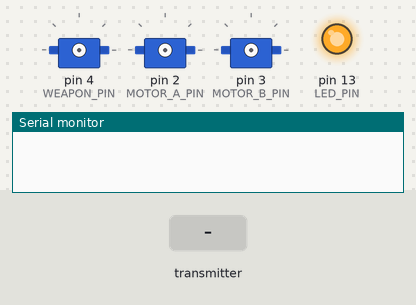
A sketch run on a simulated Arduino Uno, built with avr-gcc and run on an emulated ATmega328P. Shown: 3 × servo, output pins drawn as LEDs (lit = HIGH), the last lines printed to the serial monitor. Dashed ring = blinking. The inputs (shaded band) are chosen by the test bench. No radio packets arrive unless stated.

Above: at 1.2 s.
1.3 s: the transmitter starts sending packet.0 = 256
At 1.78 s:
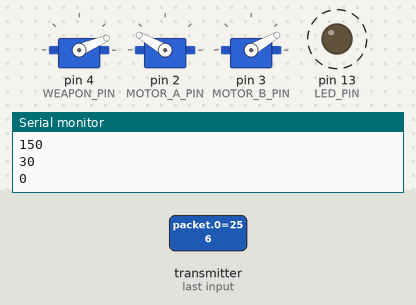
4.3 s: the transmitter starts sending packet.1 = 256
7.3 s: the transmitter starts sending packet.2 = 256
10.3 s: the transmitter starts sending packet.4 = 256
At 11.09 s:
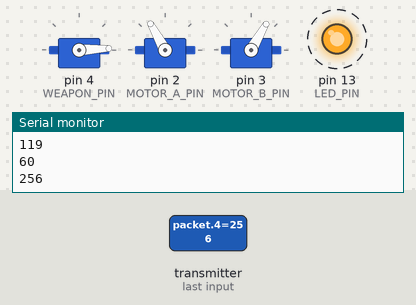
13.3 s: the transmitter starts sending packet.0 = 512
At 13.83 s:
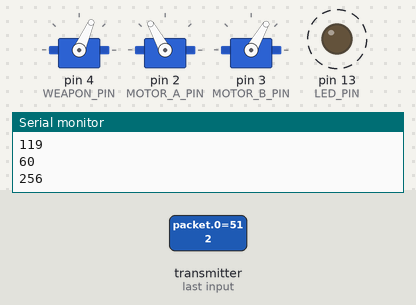
16.3 s: the transmitter starts sending packet.2 = 512
At 20.15 s:
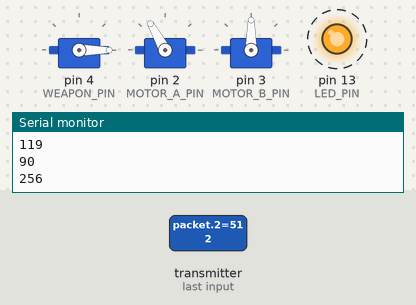
Timing chart, 0 to 22.4 s (numbered marks = the images above; inputs shaded):
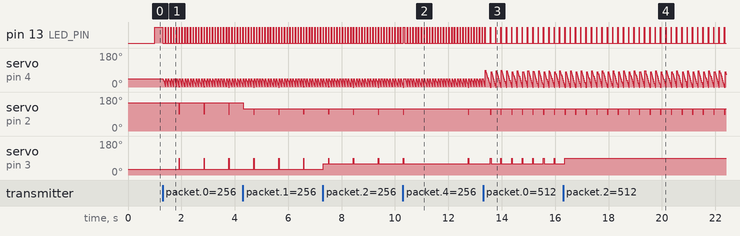

Measured:
- after the input at 1.3 s, pin 13 (LED_PIN): alternates HIGH for 0.01 s and LOW for 0.09 s, starting at once; servo on pin 4 (WEAPON_PIN): ramps from 43° to 0° and jumps back, once every 0.10 s
- after the input at 10.3 s, servo on pin 2 (MOTOR_A_PIN): 119° → 90° after 2.4 s, → 119° 0.01 s later; servo on pin 3 (MOTOR_B_PIN): 60° → 90° after 2.4 s, → 60° 0.01 s later
- after the input at 13.3 s, pin 13 (LED_PIN): alternates HIGH for 0.01 s and LOW for 0.19 s, starting after 0.27 s; servo on pin 2 (MOTOR_A_PIN): alternates 119° for 0.37 s and 90° for 0.03 s, starting after 0.27 s; servo on pin 3 (MOTOR_B_PIN): alternates 90° for 0.03 s and 60° for 0.37 s, starting after 0.27 s
- after the input at 16.3 s, servo on pin 3 (MOTOR_B_PIN): goes on until 16.4 s, then stays 90°

The sketch:

generic_spinner_servo_desc.ino
```cpp
//Include required libraries.
#include <SPI.h>
#include <nRF24L01.h>
#include <RF24.h>
#include <Servo.h>

#define RF_CE 7
#define RF_CSN 8
#define WEAPON_PIN 4
#define MOTOR_A_PIN 2
#define MOTOR_B_PIN 3
#define LED_PIN 13

#define MOTOR_1_MINIMUM_VALUE 30
#define MOTOR_1_MAXIMUM_VALUE 150
#define MOTOR_2_MINIMUM_VALUE 30
#define MOTOR_2_MAXIMUM_VALUE 150
#define INVERT_MOTOR_1 true
#define INVERT_MOTOR_2 false

#define STOP_TIMEOUT 1000

RF24 radio(RF_CE, RF_CSN);  //Attach radio on CE 7 and CSN 8

Servo esc;  //Create esc
Servo motor_a;
Servo motor_b;

int packet[5];  //Initialize the packet

const byte address[6] = "737373";  //Set the radio ID

//Create variables for what to write to the motors
int esc_value;
int motor_1_value;
int motor_2_value;

//Create variables for the failsafe timers
unsigned long timer;
unsigned long last_success;

//For the lag checker
int last_check_value = 0;

void setup() {
  delay(50);           //The receiver has to start AFTER the motor driver does
  Serial.begin(9600);  //Start serial

  pinMode(LED_PIN, OUTPUT);

  radio.begin();  //Start the radio
  radio.openReadingPipe(0, address);
  radio.setDataRate(RF24_250KBPS);  //We don't need high data rate and slower tends to be more reliable
  radio.startListening();           //Start listening for data
}

void loop() {
  timer = millis();
  if (radio.available()) {
    digitalWrite(LED_PIN, 0);
    if (!esc.attached()) {
      esc.attach(WEAPON_PIN);
    }
    if (!motor_a.attached()) {
      motor_a.attach(MOTOR_A_PIN, 1000, 2000);
    }
    if (!motor_b.attached()) {
      motor_b.attach(MOTOR_B_PIN, 1000, 2000);
    }

    //Read
    radio.read(&packet, sizeof(packet));

    //Print all received data.

    if (INVERT_MOTOR_1) {
      motor_1_value = map(packet[1], 1023, 0, MOTOR_1_MINIMUM_VALUE, MOTOR_1_MAXIMUM_VALUE);
    } else {
      motor_1_value = map(packet[1], 0, 1023, MOTOR_1_MINIMUM_VALUE, MOTOR_1_MAXIMUM_VALUE);
    }

    if (INVERT_MOTOR_2) {
      motor_2_value = map(packet[2], 1023, 0, MOTOR_2_MINIMUM_VALUE, MOTOR_2_MAXIMUM_VALUE);
    } else {
      motor_2_value = map(packet[2], 0, 1023, MOTOR_2_MINIMUM_VALUE, MOTOR_2_MAXIMUM_VALUE);
    }

    esc_value = map(packet[0], 10, 1023, 0, 180);


    esc.write(esc_value);
    motor_a.write(motor_1_value);
    motor_b.write(motor_2_value);

    Serial.println(esc_value);
    Serial.println(motor_1_value);
    Serial.println(motor_2_value);
    Serial.println(packet[4]);

    if (packet[4] == last_check_value) {
      //Detach both drive ESCs instantly.
      //Slowly throttle down the weapon motor
      for (int esc_stop = esc_value; esc_stop >= 0; esc_stop--) {
        esc.write(esc_stop);
        delay(2);
      }
      motor_a.write(90);
      motor_b.write(90);
      esc.detach();      //Detach the weapon ESC.
      motor_a.detach();  //Detach the weapon ESC.
      motor_b.detach();  //Detach the weapon ESC.
    }

    last_check_value = packet[4];
    digitalWrite(LED_PIN, 1);
    last_success = timer;

    delay(10);

  } else {
    if (timer - last_success > STOP_TIMEOUT) {
      //Slowly throttle down the weapon motor. Stopping something spinning with that much inertia instantly is a really bad idea.
      for (int esc_stop = esc_value; esc_stop >= 0; esc_stop--) {
        esc.write(esc_stop);
        delay(5);
      }
      digitalWrite(LED_PIN, 1);
      motor_a.write(90);
      motor_b.write(90);
      esc.detach();      //Detach the weapon ESC.
      motor_a.detach();  //Detach the weapon ESC.
      motor_b.detach();  //Detach the weapon ESC.
    } else {
      esc.write(esc_value);
    }
  }
}
```
